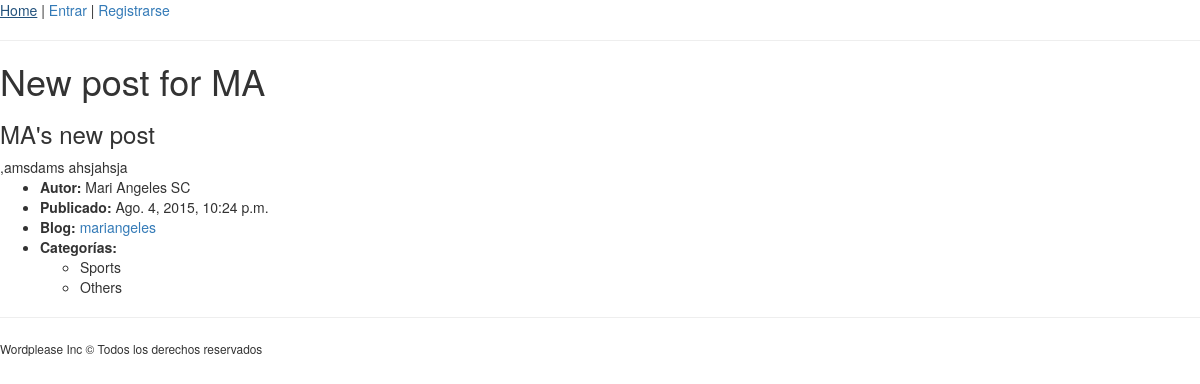
Screenshot of /blogs/mariangeles/25 with the database file from the repository.
### posts/models.py (models this page shows, shortened)
class Post(models.Model):
    blog = models.ForeignKey(Blog)                                 # El blog es FK. Es un 1-n (1 blog - n posts)
    title = models.CharField(max_length=100, validators=[badwords_detector])
    summary = models.CharField(max_length=200, validators=[badwords_detector])
    body = models.TextField(validators=[badwords_detector])
    imageUrl = models.URLField(blank=True, null=True, default="")   # Imagen url opcional
    created_at = models.DateTimeField(auto_now_add=True)            # Se guarda la fecha al crearse
    modified_at = models.DateTimeField(auto_now=True)               # Se actualiza cada vez que se guarde
    categories = models.ManyToManyField(Category, blank=True, null=True)
    published_at = models.DateTimeField(auto_now_add=True, blank=True, null=True)

### blogs/models.py (models this page shows)
class Blog(models.Model):
    owner = models.OneToOneField(User)
    created_at = models.DateTimeField(auto_now_add=True)        # Se guarda al crearse el blog
    def __unicode__(self):
        return self.owner.username

### categories/models.py (models this page shows, shortened)
class Category(models.Model):
    name = models.CharField(max_length=50)

### posts/views.py (the view)
# urls.py: url(r'^blogs/(?P<username>[a-zA-Z]+)/(?P<post_id>[0-9]+)$', DetailView.as_view(), name='post_detail'),   # detalle post, basado en clase DetailView
class DetailView(View, PostsQuerySet):
    def get(self, request, username, post_id):
        possible_post = self.get_post_detail_queryset(self.request, post_id)
        if possible_post is not None:
            context = {
                "post": possible_post
            }
            return render(request, 'posts/detail.html', context)
        else:
            return HttpResponseNotFound('No existe el post')

### posts/views.py (called while the page is built)
    def get_posts_queryset(self, request):
        if not request.user.is_authenticated():
            posts = Post.objects.filter(published_at__isnull=False)
        elif request.user.is_superuser:
            posts = Post.objects.all()
        else:
            posts = Post.objects.filter(Q(blog__owner=request.user) | Q(published_at__isnull=False))
        return posts.order_by('-published_at', '-created_at')

    def get_post_detail_queryset(self, request, pk):
        posts = self.get_posts_queryset(request).filter(pk=pk).select_related('blog')
        if len(posts) == 1:
            return posts[0]
        else:
            return None

### posts/templates/posts/detail.html (shortened to what this page needs)
{% extends 'base.html' %}
{% block section %}
    <h1>{{ post.title }}</h1>
    <h3>{{ post.summary }}</h3>
    <div>
        {{ post.body }}
    </div>
    <ul>
        <li><strong>Autor: </strong>{{ post.blog.owner.first_name}} {{ post.blog.owner.last_name}}</li>
        {% if post.published_at %}
        <li><strong>Publicado: </strong>{{ post.published_at }}</li>
        {% else %}
        <li><strong>Creado: </strong>{{ post.created_at }}</li>
        {% endif %}
        <li><strong>Blog: </strong><a href="{% url 'blog_posts' post.blog %}">{{ post.blog.owner }}</a></li>
        <li>
            <strong>Categorías: </strong>
            <ul>
            {% for category in post.categories.all %}
                <li>{{ category.name }}</li>
            {% endfor %}
            </ul>
        </li>
    </ul>
{% endblock %}

### rows the page displays
Post: title "New post for MA", summary "MA's new post", body ",amsdams ahsjahsja", blog.owner.first_name "Mari Angeles", blog.owner.last_name "SC", published_at "Ago. 4, 2015, 10:24 p.m.", blog.owner "mariangeles"
Category: name "Sports"
Category: name "Others"
